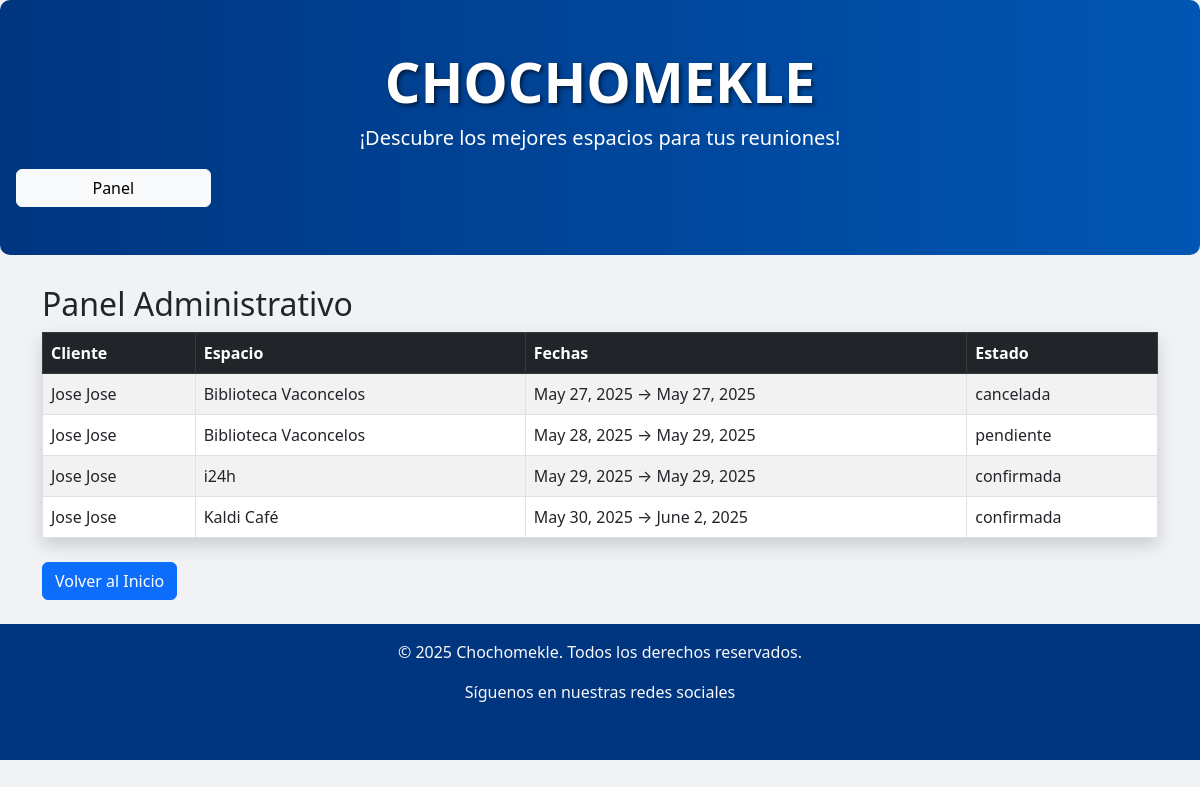
Page /admin-panel/ on the committed database.
### reservas/models.py (models this page shows, shortened)
class Reserva(models.Model):
    ESTADO_CHOICES = [
        ('pendiente', 'Pendiente'),
        ('confirmada', 'Confirmada'),
        ('cancelada', 'Cancelada')
    ]
    cliente = models.ForeignKey(Cliente, on_delete=models.CASCADE)
    espacio = models.ForeignKey(Espacio, on_delete=models.CASCADE)
    fecha_inicio = models.DateField()
    fecha_fin = models.DateField()
    estado = models.CharField(max_length=10, choices=ESTADO_CHOICES, default='pendiente')
    class Meta:
        ordering = ['fecha_inicio']

class Cliente(models.Model):
    nombre = models.CharField(max_length=100)
    email = models.EmailField(unique=True)
    telefono = models.CharField(max_length=15)

class Espacio(models.Model):
    nombre = models.CharField(max_length=100)
    ubicacion = models.CharField(max_length=100)
    capacidad = models.IntegerField()
    disponible = models.BooleanField(default=True)
    descripcion = models.TextField(default='Sin descripción')

### reservas/views.py (the view)
# urls.py: path('admin-panel/', views.panel_admin, name='panel_admin'),
def panel_admin(request):
    reservas = Reserva.objects.all().order_by('cliente', 'fecha_inicio')                # Obtener todas las reservas y ordenarlas por cliente y fecha de inicio
    return render(request, 'reservas/panel_admin.html', {'reservas': reservas})

### reservas/templates/reservas/panel_admin.html
{% extends "reservas/base.html" %}
{% block content %}
<h2>Panel Administrativo</h2>
<table class="table table-striped table-bordered shadow">
    <thead class="table-dark">
        <tr>
            <th>Cliente</th>
            <th>Espacio</th>
            <th>Fechas</th>
            <th>Estado</th>
        </tr>
    </thead>
    <tbody>
        {% for reserva in reservas %}
        <tr>
            <td>{{ reserva.cliente.nombre }}</td>
            <td>{{ reserva.espacio.nombre }}</td>
            <td>{{ reserva.fecha_inicio }} → {{ reserva.fecha_fin }}</td>
            <td>{{ reserva.estado }}</td>
        </tr>
        {% empty %}
        <tr>
            <td colspan="4">No hay reservas en el sistema.</td>
        </tr>
        {% endfor %}
    </tbody>
</table>
<div class="mt-4">
    <a href="{% url 'inicio' %}" class="btn btn-primary">Volver al Inicio</a>
</div>
{% endblock %}

### reservas/templates/reservas/base.html (style rules this page uses)
body { background-color: #f0f2f5; }

### rows in the picture
Reserva: cliente.nombre "Jose Jose", espacio.nombre "Biblioteca Vaconcelos", fecha_inicio "May 27, 2025", fecha_fin "May 27, 2025", estado "cancelada"
Reserva: cliente.nombre "Jose Jose", espacio.nombre "Biblioteca Vaconcelos", fecha_inicio "May 28, 2025", fecha_fin "May 29, 2025", estado "pendiente"
Reserva: cliente.nombre "Jose Jose", espacio.nombre "i24h", fecha_inicio "May 29, 2025", fecha_fin "May 29, 2025", estado "confirmada"
Reserva: cliente.nombre "Jose Jose", espacio.nombre "Kaldi Café", fecha_inicio "May 30, 2025", fecha_fin "June 2, 2025", estado "confirmada"
